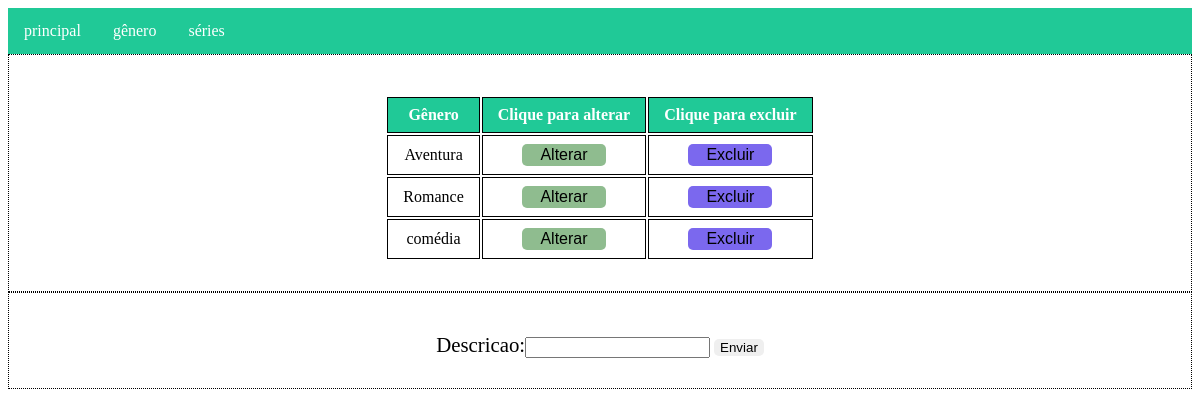
Page /genero/ on the earlier database version.
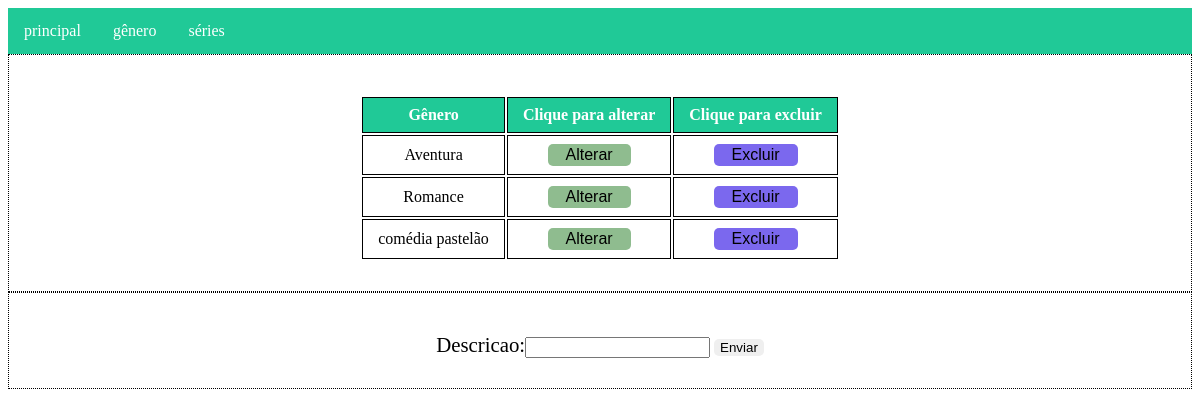
Same page on the later database version.
### genero/models.py (models this page shows, shortened)
class Genero(models.Model):
	descricao = models.CharField(max_length=100)

### genero/views.py (the view, shortened to what this page needs)
# urls.py: path('', views.cadastro,name='cadastro'),
def cadastro(request):
    print("insert")
    print(request.method);
    form = forms.GeneroForm()
    genero_list = models.Genero.objects.order_by('descricao')
    data_dict = {'form':form , 'genero_records': genero_list}
    return render(request, 'genero/genero.html', data_dict)

### genero/forms.py
class GeneroForm(forms.ModelForm):
	class Meta:
		model = Genero
		fields = '__all__'

### principal/templates/genero/genero.html (shortened to what this page needs)
<!DOCTYPE html>
{%load static%}
<html lang="pt-br">
<head>
	<link href= "{% static 'css/menu.css' %}" rel="stylesheet" type="text/css">
	<link href= "{% static 'css/genero.css' %}" rel="stylesheet" type="text/css">
</head>
<body>
   {% include "../menu.html" %}
   <main>
   	<div class="container-center">
   		<span>
   			{% if genero_records%}
   		<table>
   			<thead>
   				<tr>
   					<th>Gênero</th>
   					<th>Clique para alterar</th>
   					<th>Clique para excluir</th>
   				</tr>
   			</thead>
   			<tbody>
   			{% for genero in genero_records%}
   			<tr>
   					<td>{{genero.descricao}}</td>
   					<td><button class="list-button editar-button" onclick="updateItem({{genero.id}})">Alterar</button></td>
   					<td><button class="list-button apagar-button" onclick="deleteItem({{genero.id}})">Excluir</button></td>
   			</tr>
   			{%endfor%}
   			</tbody>
   		</table>
   		{% else %}
   			<p>Nenhum dado cadastrado</p>
   		{% endif %}
   	 </span>
   </div>
    <div class="container-center">
	     	<form onsubmit="/genero" id="form-genero" method="post">
	     		{{form}}
	     		<input type="submit" id="submit-button" class="submit-button" value="Enviar"/>
     	   </form>
        </div>
   </main>
</body>
</html>

Differences in the rows shown:
changed Genero: descricao "comédia" → "comédia pastelão"
